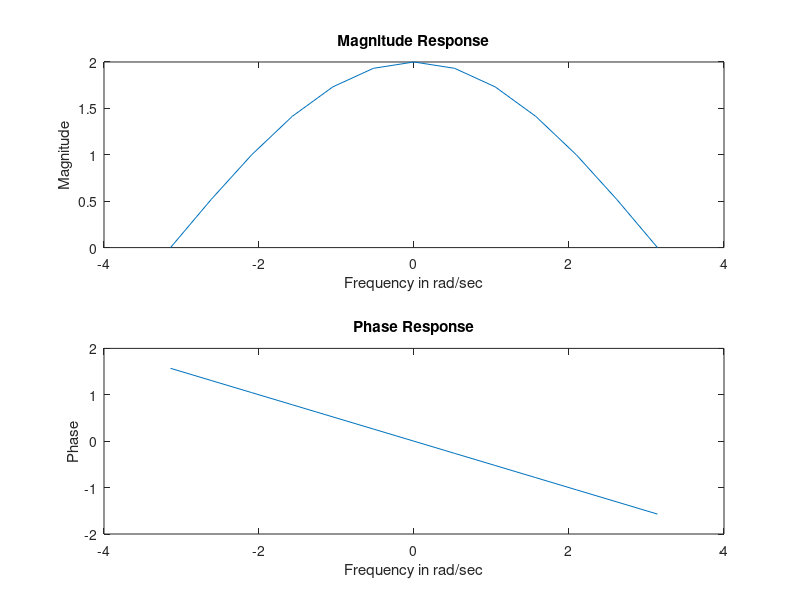

This chart was generated by the following MATLAB code:
clc
close all
clear all
b=[1 1];
a=[1 0];
Ts=0.01;
sys=tf(b,a,Ts,'variable','z')
w=-pi:pi/6:pi;
[h]=freqz(b,a,w);
subplot(211);
plot(w,abs(h));
xlabel('Frequency in rad/sec');
ylabel('Magnitude');
title('Magnitude Response');
subplot(212)
plot(w, angle(h));
xlabel('Frequency in rad/sec');
ylabel('Phase');
title('Phase Response');